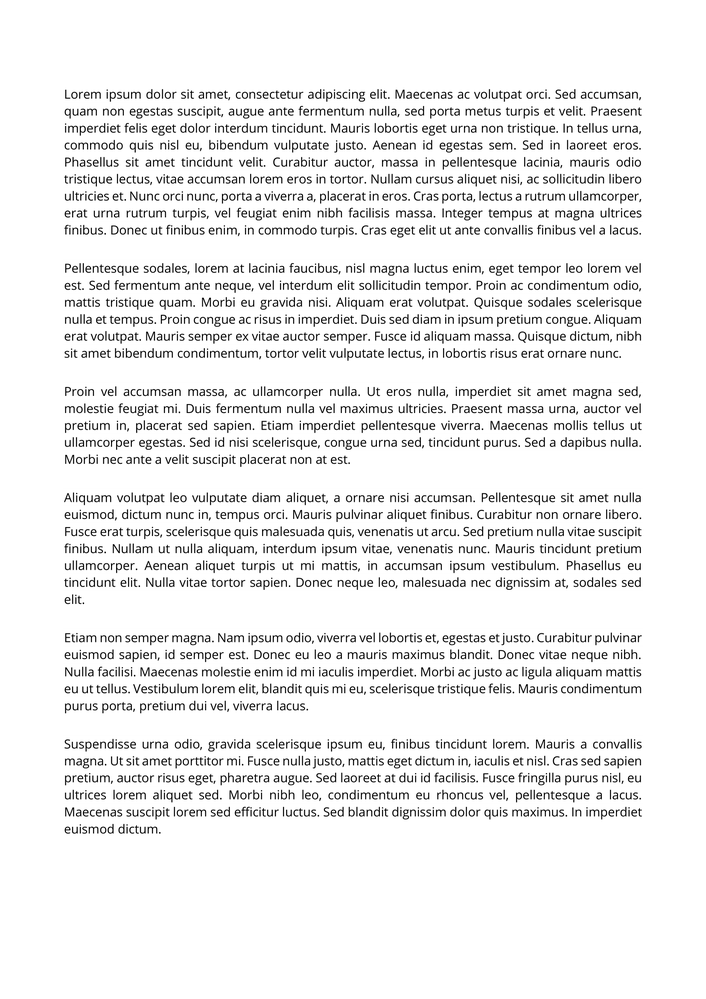
#> input picture task-B/project-files-B/001.png, 706 x 999 px, shrunk from 1654 x 2339 before the run; its folder holds only this picture in this run
$ python extractParagraph-DressToImpressKing.py
#> lines starting #> are read from the running program, lines starting #| are printed output that depends on the picture; after the words box and inside, x2 and y2 are one past the last pixel; in counts of white or black regions, pixels touching at a corner belong together
import cv2
import numpy as np
import os
import glob

def process_images_with_columns(image_paths, output_dir="task-B/paragraphs"):
    # Create output directory if it doesn't exist
#> called with output_dir = 'task-B/paragraphs'
    os.makedirs(output_dir, exist_ok=True)

    for image_path in image_paths:
        base_name = os.path.splitext(os.path.basename(image_path))[0]

        # Read the image
        image = cv2.imread(image_path, cv2.IMREAD_GRAYSCALE)
#> image is the input picture: shape (999, 706); min 0, max 255, mean 237.8
        if image is None:
            print(f"Could not read the image at {image_path}")
            continue

        # Threshold the image (white text on black background for easier processing)
        _, binary_image = cv2.threshold(image, 127, 255, cv2.THRESH_BINARY_INV)
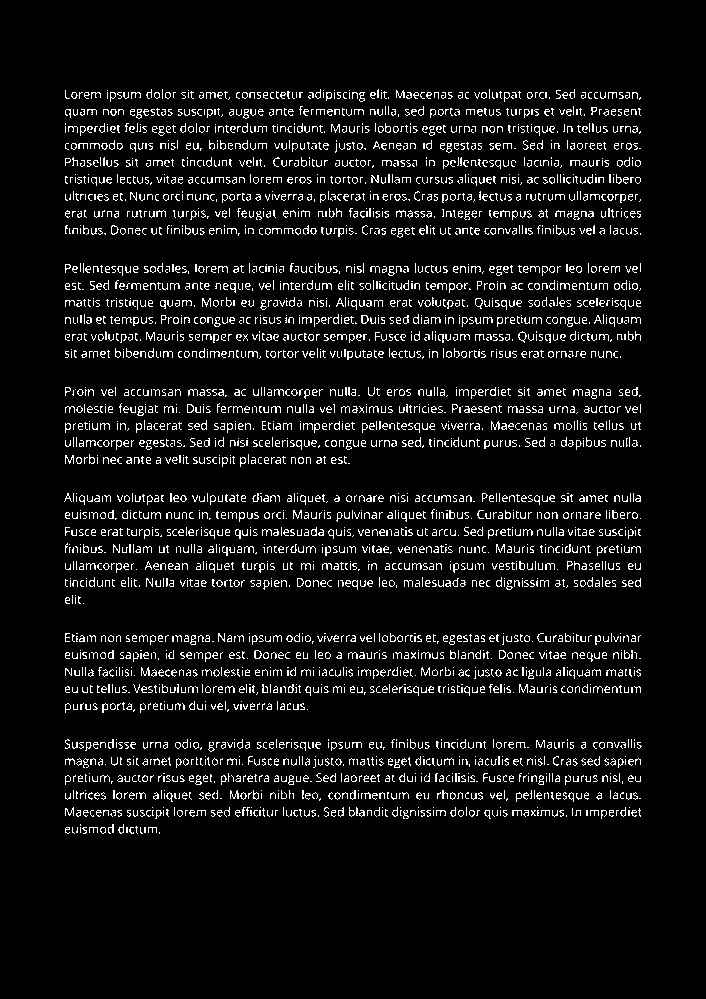
#> binary_image: shape (999, 706); 6.8% white in thin lines or dots, all inside (x1, y1, x2, y2) = (64, 89, 642, 834)

        # Get the height and width of the image
        height, width = binary_image.shape

        # Compute horizontal and vertical histograms
        horizontal_histogram = np.sum(binary_image == 255, axis=1)
#> horizontal_histogram = 999 values, max 312 at index 810, min 0 at index 0, mean 47.81
        vertical_histogram = np.sum(binary_image == 255, axis=0)
#> vertical_histogram = 706 values, max 255 at index 65, min 0 at index 0, mean 67.65

        # Detect tables based on high-density regions in histograms
        table_rows = np.where(horizontal_histogram > 0.8 * width)[0]
#> table_rows = empty array

        # Create a mask for table regions
        table_mask = np.zeros_like(binary_image)
        if len(table_rows) > 0:
            table_mask[table_rows.min():table_rows.max(),:] = 255

        # Remove table regions from the binary image
        non_table_image = cv2.bitwise_and(binary_image, cv2.bitwise_not(table_mask))
#> table_mask: shape (999, 706); every value is 0

        # Compute vertical histogram (sum of black pixels per column) for non-table regions
        vertical_histogram = np.sum(non_table_image == 255, axis=0)

        # Identify column boundaries based on gaps in the vertical histogram
        column_gaps = np.where(vertical_histogram == 0)[0]
#> column_gaps = 128 values from 0 to 705
        column_boundaries = []
        prev_gap = 0
        for gap in column_gaps:
            if gap - prev_gap > 50:  # Minimum width for a column (adjustable)
                column_boundaries.append((prev_gap, gap))
            prev_gap = gap
#> this loop made 128 passes
#> after the loop, column_boundaries = [(63, 642)]
        if prev_gap < width:
            column_boundaries.append((prev_gap, width))  # Add the last column

        # Process each detected column
        column_count = len(column_boundaries)
#> column_count = 2
        for col_idx, (start_col, end_col) in enumerate(column_boundaries):
            # Crop the column region
            column_image = non_table_image[:, start_col - 30 : end_col + 30]

            # Compute horizontal histogram for this column
            horizontal_histogram = np.sum(column_image == 255, axis=1)

            # Identify rows with black pixels (text rows)
            text_rows = np.where(horizontal_histogram > 0)[0]

            # Identify paragraph start and end rows
            paragraphs = []
            current_paragraph = []
            max_gap = 30  # Max gap (in rows) to consider as part of the same paragraph

            for i in range(len(text_rows)):
                if not current_paragraph:
                    # Start a new paragraph
                    current_paragraph.append(text_rows[i])
                else:
                    # Check the gap between the current and previous row
                    gap = text_rows[i] - text_rows[i-1]
                    if gap <= max_gap:
                        current_paragraph.append(text_rows[i])
                    else:
                        # Save the completed paragraph and start a new one
                        paragraphs.append(current_paragraph)
                        current_paragraph = [text_rows[i]]
            # Add the last paragraph if it exists
            if current_paragraph:
                paragraphs.append(current_paragraph)

            # Create output images for each paragraph
            output_images = []
            for paragraph in paragraphs:
                top = paragraph[0]
                bottom = paragraph[-1]
                cropped_paragraph = column_image[max(0, top - 30):min(height, bottom + 30), :]

                # Invert to white text on a black background
                cropped_paragraph = cv2.bitwise_not(cropped_paragraph)
                output_images.append(cropped_paragraph)

            # Save the paragraphs to disk
            for idx, paragraph_image in enumerate(output_images):
                output_path = os.path.join(output_dir, f"{base_name}_column_{col_idx + 1}_paragraph_{idx + 1}.png")
                cv2.imwrite(output_path, paragraph_image)
#> this loop made 2 passes
#> (col_idx, start_col, end_col, max_gap) on passes 1 to 2: (0, 63, 642, 30), (1, 705, 706, 30)
#> pass 1, in process_images_with_columns, `column_image = non_table_image[:, start_col - 30 : end_col + 30]`:
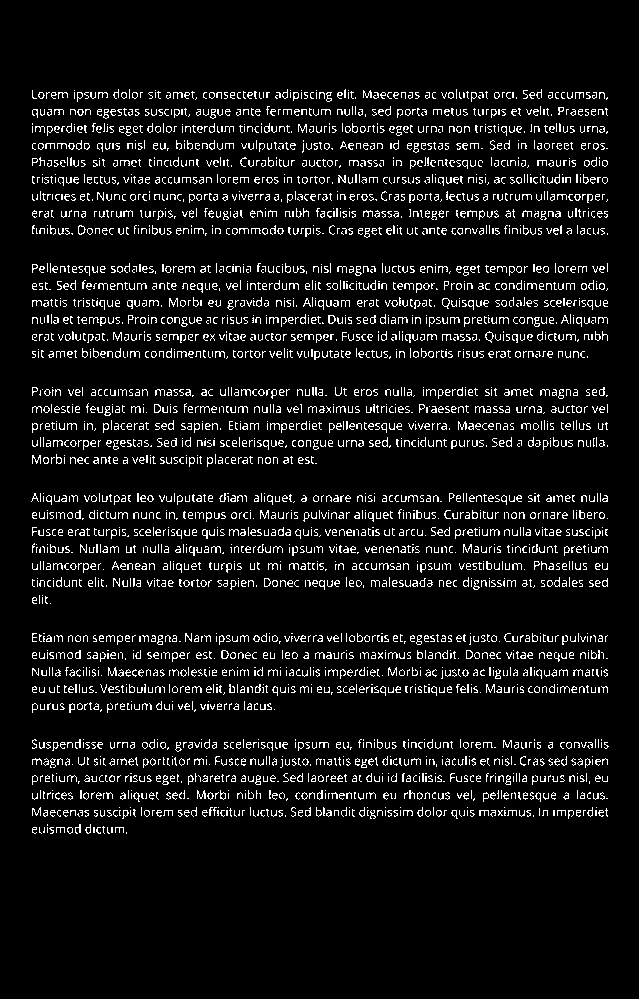
#> column_image: shape (999, 639); 7.5% white in thin lines or dots, all inside (x1, y1, x2, y2) = (31, 89, 609, 834)
#> pass 1, in process_images_with_columns, `cv2.imwrite(output_path, paragraph_image)`:
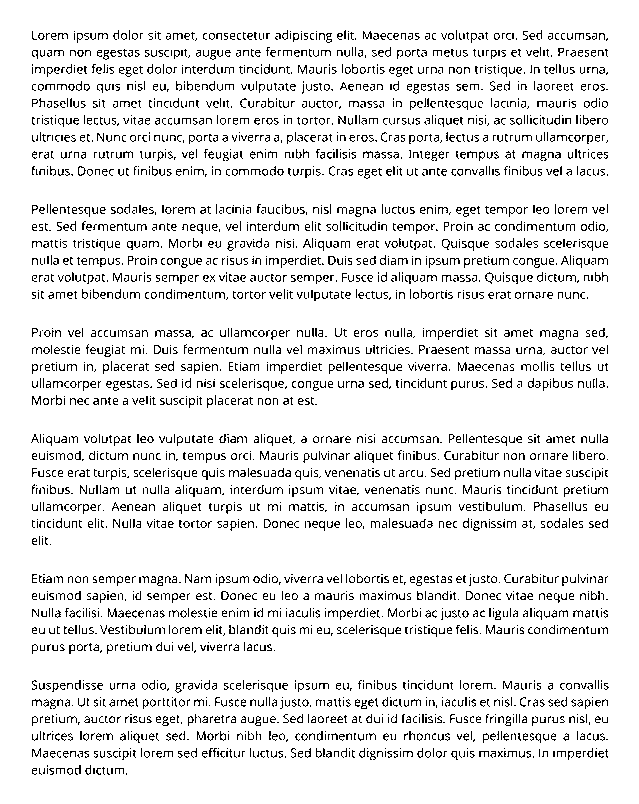
#> saved as 001_column_1_paragraph_1.png: shape (804, 639); 90.7% white; black in thin lines or dots, all inside (x1, y1, x2, y2) = (31, 30, 609, 775)

        print(f"Processed '{image_path}' with {column_count} columns.")
#| Processed 'task-B/project-files-B/001.png' with 2 columns.

# Process multiple images in a folder
def process_folder_with_columns(input_folder, output_dir="task-B/paragraphs"):
    # Get all PNG files in the folder
    image_paths = glob.glob(os.path.join(input_folder, "*.png"))
    process_images_with_columns(image_paths, output_dir)

# Example usage
process_folder_with_columns("task-B/project-files-B", "task-B/paragraphs")

$ run again, on task-B/project-files-B/005.png
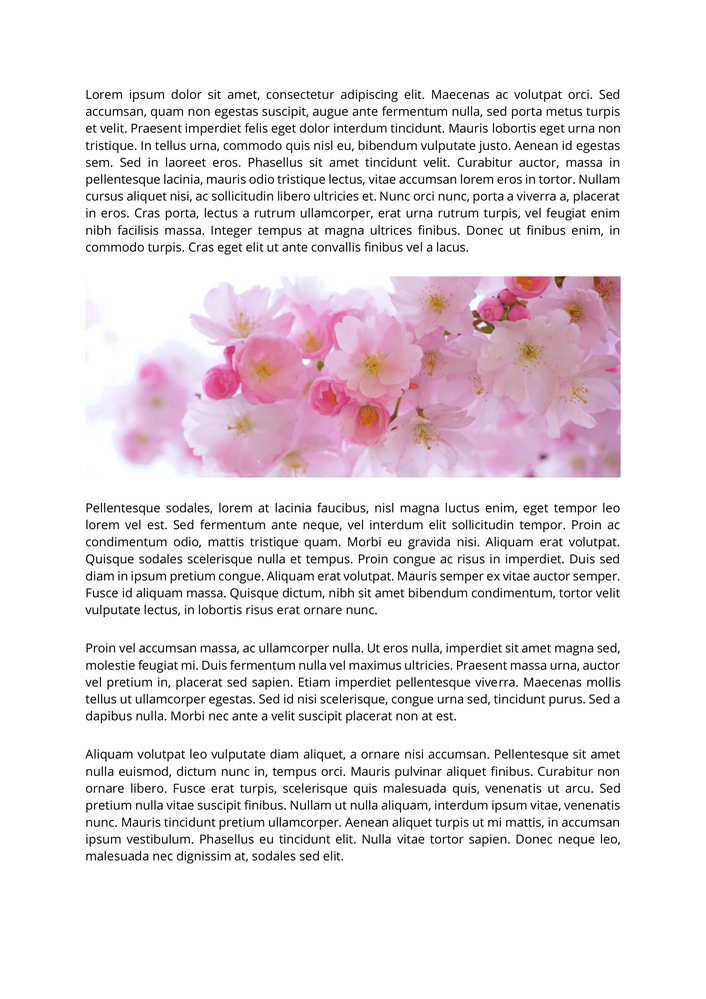
#> input picture task-B/project-files-B/005.png, 706 x 999 px, shrunk from 1654 x 2339 before the run
#> in process_images_with_columns, `_, binary_image = cv2.threshold(image, 127, 255, cv2.THRESH_BINARY_INV)`:
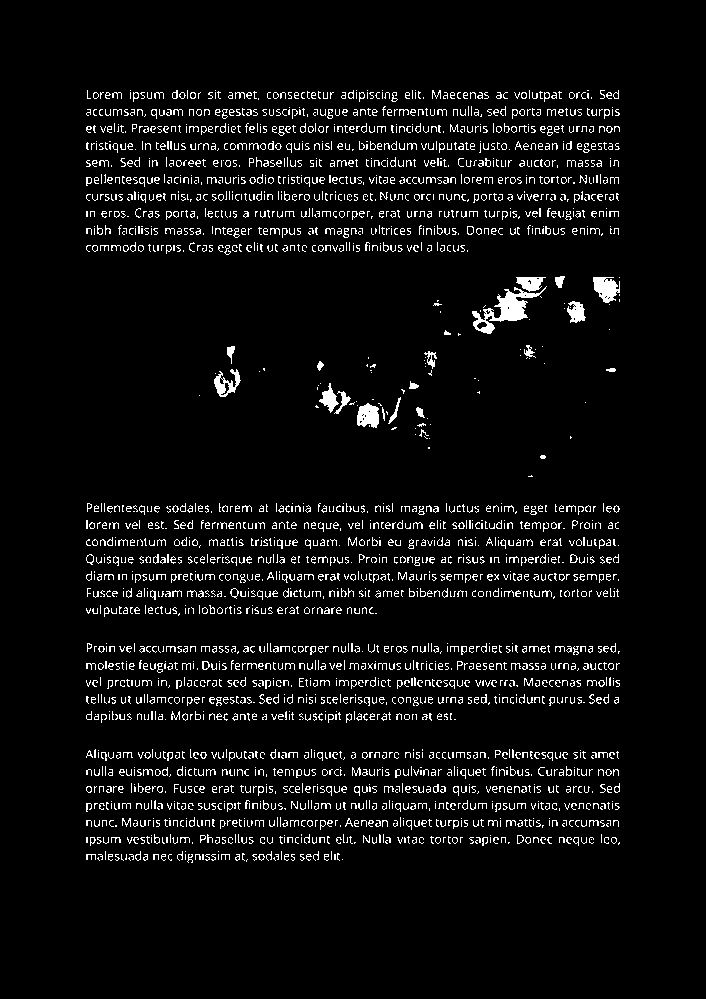
#> binary_image: shape (999, 706); 5.4% white in thin lines or dots, all inside (x1, y1, x2, y2) = (86, 90, 620, 863)
#> horizontal_histogram = 999 values, max 295 at index 646, min 0 at index 0, mean 38.2
#> vertical_histogram = 706 values, max 159 at index 87, min 0 at index 0, mean 54.06
#> table_rows = empty array
#> table_mask: shape (999, 706); every value is 0
#> column_gaps = 172 values from 0 to 705
#> after the loop in process_images_with_columns, `for gap in column_gaps:`: column_boundaries = [(85, 620)]
#> column_count = 2
#> the loop in process_images_with_columns, `for col_idx, (start_col, end_col) in enumerate(column_boundaries):` made 2 passes
#> (col_idx, start_col, end_col, max_gap) on passes 1 to 2: (0, 85, 620, 30), (1, 705, 706, 30)
#> pass 1, in process_images_with_columns, `cv2.imwrite(output_path, paragraph_image)`:
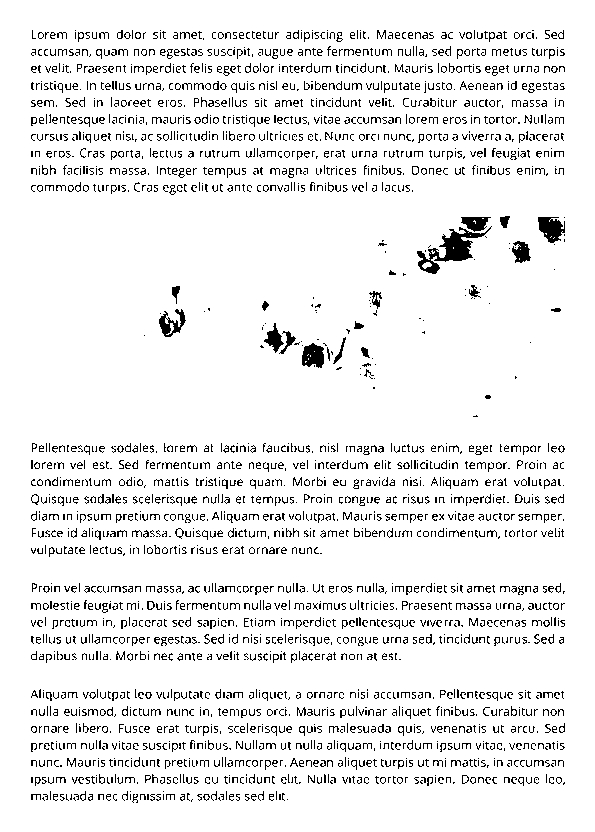
#> saved as 005_column_1_paragraph_1.png: shape (832, 595); 92.3% white; black in thin lines or dots, all inside (x1, y1, x2, y2) = (31, 30, 565, 803)
#| Processed 'task-B/project-files-B/005.png' with 2 columns.

$ run again, on task-B/project-files-B/006.png
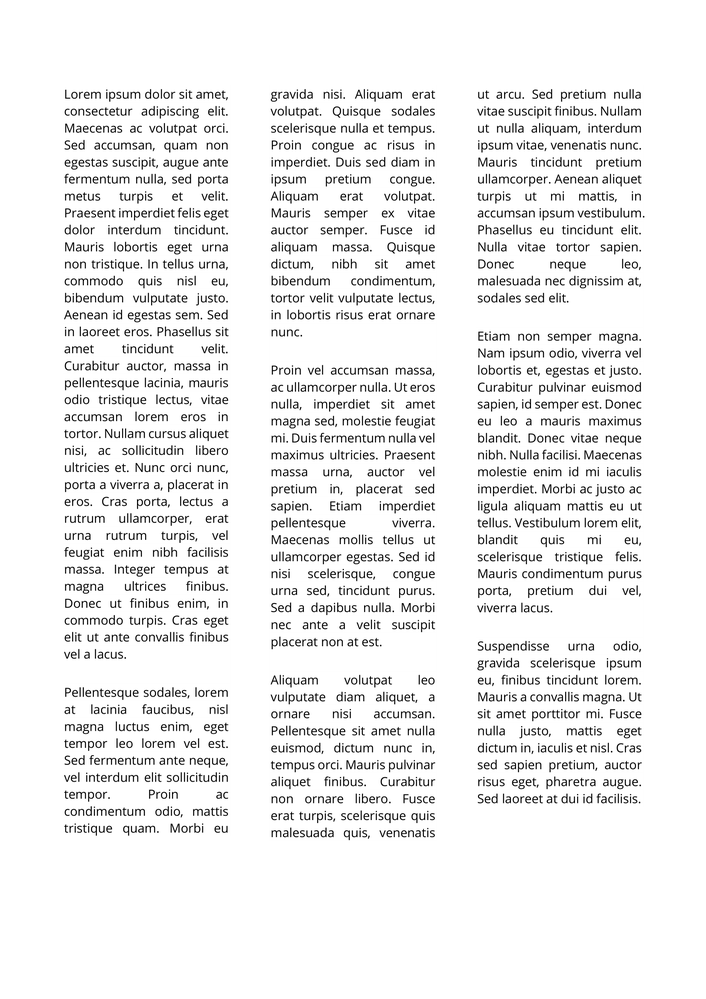
#> input picture task-B/project-files-B/006.png, 706 x 999 px, shrunk from 1654 x 2339 before the run
#> in process_images_with_columns, image is the input picture: shape (999, 706); min 0, max 255, mean 238.9
#> in process_images_with_columns, `_, binary_image = cv2.threshold(image, 127, 255, cv2.THRESH_BINARY_INV)`:
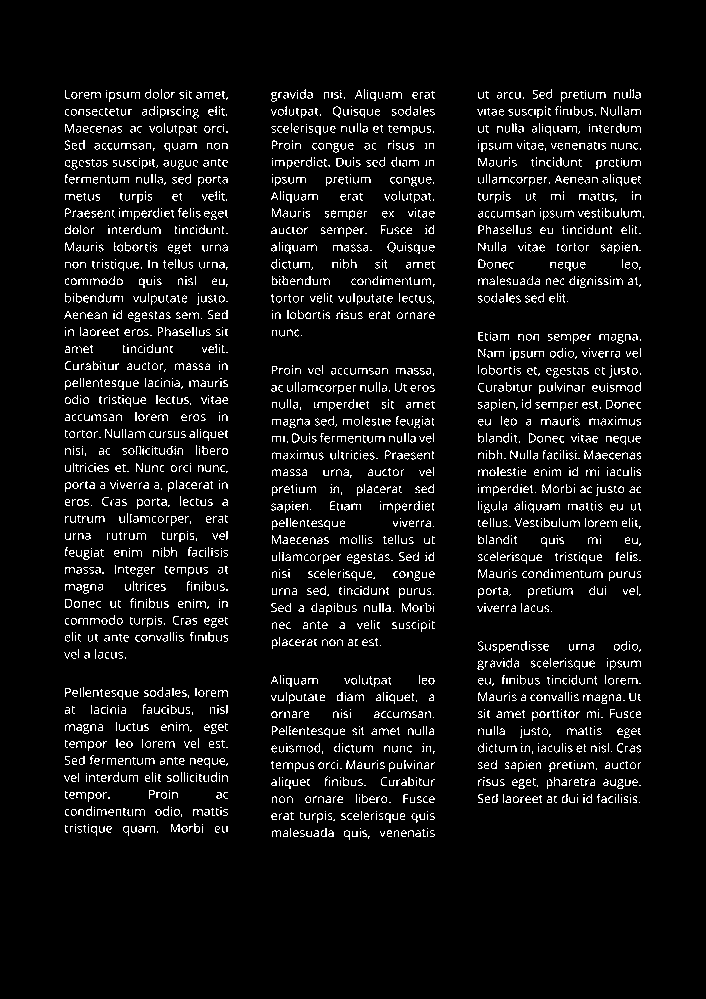
#> binary_image: shape (999, 706); 6.3% white in thin lines or dots, all inside (x1, y1, x2, y2) = (64, 89, 644, 840)
#> horizontal_histogram = 999 values, max 253 at index 177, min 0 at index 0, mean 44.4
#> vertical_histogram = 706 values, max 266 at index 65, min 0 at index 0, mean 62.82
#> table_rows = empty array
#> table_mask: shape (999, 706); every value is 0
#> column_gaps = 213 values from 0 to 705
#> after the loop in process_images_with_columns, `for gap in column_gaps:`: column_boundaries = [(63, 228), (270, 435), (476, 641)]
#> column_count = 4
#> the loop in process_images_with_columns, `for col_idx, (start_col, end_col) in enumerate(column_boundaries):` made 4 passes
#> pass 2, in process_images_with_columns, `cv2.imwrite(output_path, paragraph_image)`:
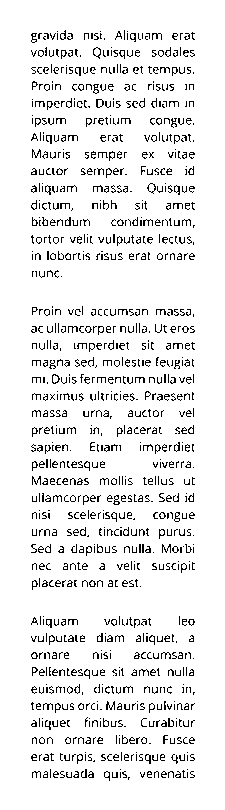
#> saved as 006_column_2_paragraph_1.png: shape (810, 225); 92% white; black in thin lines or dots, all inside (x1, y1, x2, y2) = (31, 30, 195, 781)
#| Processed 'task-B/project-files-B/006.png' with 4 columns.
